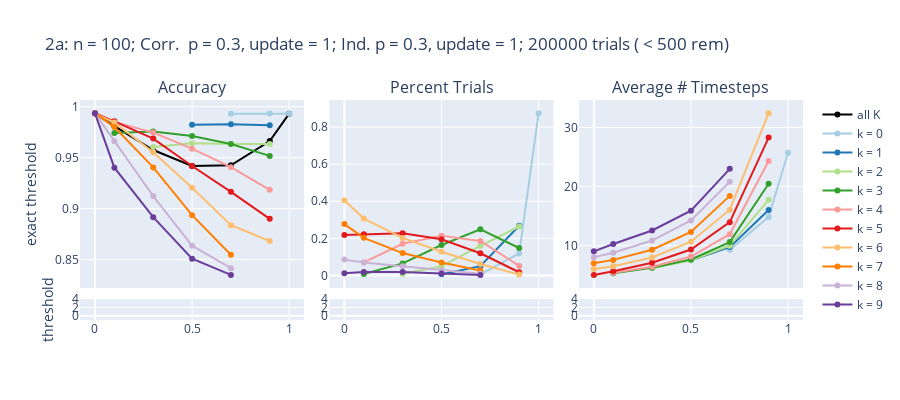
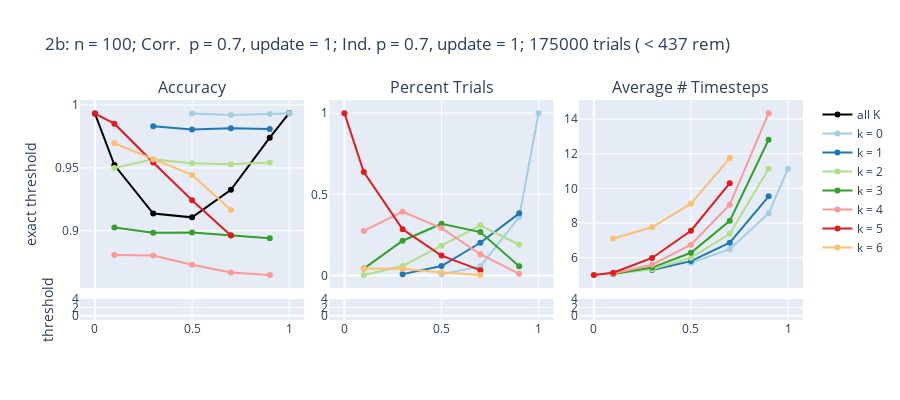
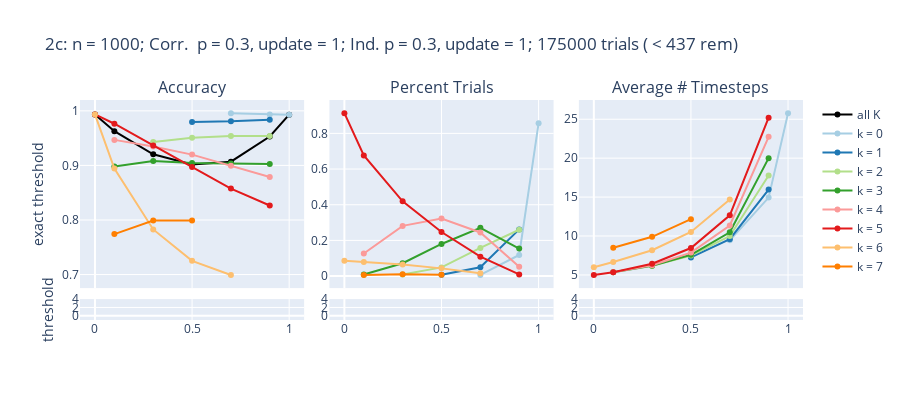
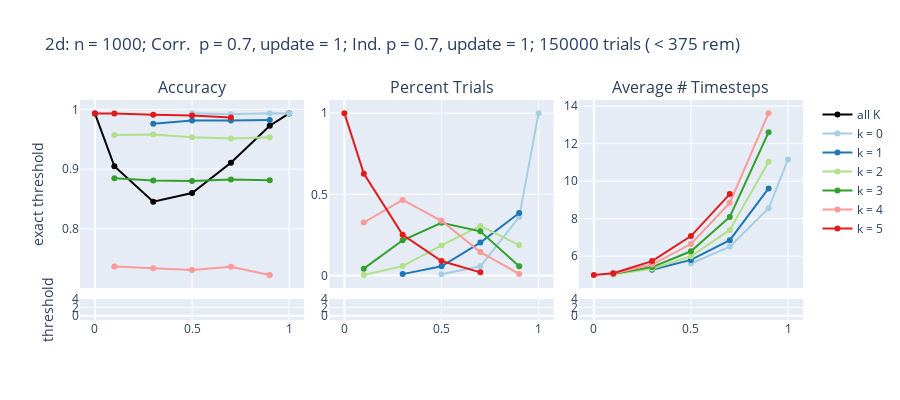

Source (notebook cell) for these figures, in order:
### Markdown cell above
# 2) For the original case (update size = 1 for both correlated and independent observations), compare effects of n, p on the behavior of k for odd threshold = 5.

Graph list:
- 2a: n = 100, p = .3
- 2b: n = 100, p = .7

Note about graphs 2a, 2b: for small p = .3, accuracy decreases with number of ind. observations (k) and with c. But for larger p = .7, this relationship does not entirely hold: the few cases with larger and smaller numbers of indepdentent observations (k >= 5, k <= 2 ) have better accuracy than those with middling values of k (k = 3, 4)

- 2c: n = 1000, p = .3
- 2d: n = 1000, p = .7

Note about graphs 2c, 2d: In 2c, even for the smaller value of p, we see suggestions of the same trend that we were observing in 2b, with our low point being k = 6; however, with so few data points is difficult to be certain. In 2d, we see similar behavior to 2b with the lower accuracies belonging again to k = 3, 4. 

Question: Why is there a change in behavior with respect to k when moving to larger values of n and p?

### Code cell
n = 100; th = 5; mc = 1; m1c = 1; pc = .3; p1c = .3  ; tK = 10; which = ('exact', " ")
cls = getcolors(sns.color_palette('Paired',tK))
plotKsplit(n,th, mc, m1c , pc, pc, topK=tK, colors = cls, which = which, remove = rm, graphNum = "2a")
pc = .7
plotKsplit(n,th, mc, m1c , pc, pc, topK=tK, colors = cls, which = which, remove = rm, graphNum = "2b")

n = 1000; pc = .3
plotKsplit(n,th, mc, m1c , pc, pc, topK=tK, colors = cls, which = which, remove = .0025, graphNum = "2c")
pc = .7
plotKsplit(n,th, mc, m1c , pc, pc, topK=tK, colors = cls, which = which, remove = rm, graphNum = "2d")
